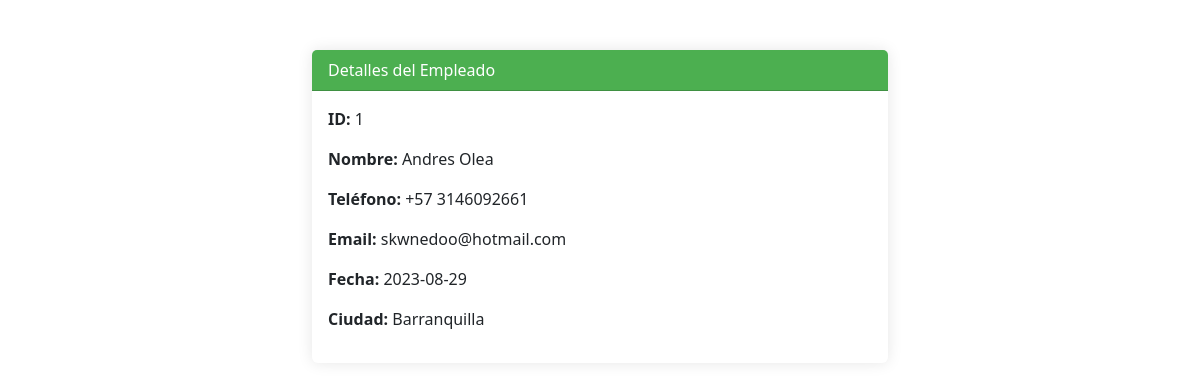
/read_one.php?id=1, run on the app's committed database.
### tables this page shows
CREATE TABLE `mytable` (
  `id` mediumint(8) UNSIGNED NOT NULL,
  `Nombre` varchar(255) DEFAULT NULL,
  `Telefono` varchar(100) DEFAULT NULL,
  `Email` varchar(255) DEFAULT NULL,
  `Fecha` varchar(255) DEFAULT NULL,
  `Ciudad` varchar(255) DEFAULT NULL
);

### Employee.php (called while the page is built, shortened)
<?php
class Employee {
    private $conn;
    private $table_name = 'myTable';
    public $id;
    public function __construct($db) {
        $this->conn = $db;
    }
    public function readOne(){
        $query = "SELECT * FROM " . $this->table_name . " WHERE id = ?";
        $stmt = $this->conn->prepare( $query );
        $stmt->bindParam(1, $this->id);
        $stmt->execute();
        $row = $stmt->fetch(PDO::FETCH_ASSOC);
        if($row){
            $this->Nombre = $row['Nombre'];
            $this->Telefono = $row['Telefono'];
            $this->Email = $row['Email'];
            $this->Fecha = $row['Fecha'];
            $this->Ciudad = $row['Ciudad'];
        }
    }
}
?>

### read_one.php (the view, shortened to what this page needs)
<!DOCTYPE html>
<html lang="en">
<head>
    <link href="https://cdn.jsdelivr.net/npm/bootstrap@5.3.1/dist/css/bootstrap.min.css" rel="stylesheet">
</head>
<body>
    <div class="container">
        <?php
        include_once 'Employee.php';
        $database = new Database();
        $db = $database->getConnection();
        $employee = new Employee($db);
        $employee->id = $_GET['id'];
        $employee->readOne();
        ?>
        <div class="card">
            <div class="card-header">
                Detalles del Empleado
            </div>
            <div class="card-body">
                <p><span class="detail-field">ID:</span> <?php echo $employee->id; ?></p>
                <p><span class="detail-field">Nombre:</span> <?php echo $employee->Nombre; ?></p>
                <p><span class="detail-field">Teléfono:</span> <?php echo $employee->Telefono; ?></p>
                <p><span class="detail-field">Email:</span> <?php echo $employee->Email; ?></p>
                <p><span class="detail-field">Fecha:</span> <?php echo $employee->Fecha; ?></p>
                <p><span class="detail-field">Ciudad:</span> <?php echo $employee->Ciudad; ?></p>
            </div>
        </div>
    </div>
</body>
</html>

### read_one.php (style rules this page uses)
.container { max-width: 600px; margin-top: 50px; }
.card { border: none; box-shadow: 0px 0px 15px rgba(0,0,0,0.1); }
.card-header { background-color: #4CAF50; color: white; }
.detail-field { font-weight: bold; }

### data on the page
mytable: id "1", Nombre "Andres Olea", Telefono "+57 3146092661", Email "skwnedoo@hotmail.com", Fecha "2023-08-29", Ciudad "Barranquilla"
